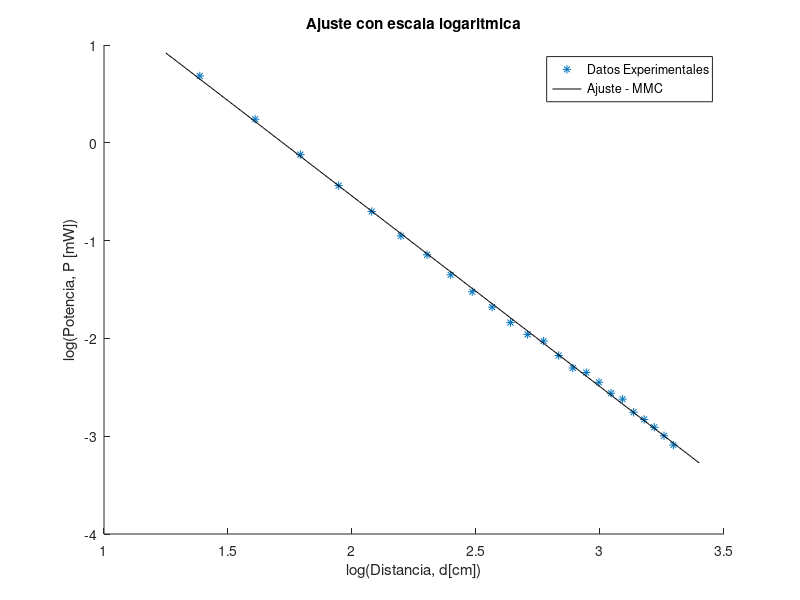

This figure's MATLAB source:
clear all; close all;
x = 4:1:27;
y = [1.981818182 1.272727273 0.886363636 0.645454545 0.495454545 0.386363636 0.318181818 0.259090909 0.218181818 0.186363636 0.159090909 0.140909091 0.131818182 0.113636364 0.1 0.095454545 0.086363636 0.077272727 0.072727273 0.063636364 0.059090909 0.054545455 0.05 0.045454545];

x = log(x);
y = log(y);

size(x)
size(y)
N = size(x)(2)

sxy = sum(x.*y);
sxx = sum(x.*x);
syy = sum(y.*y);
sx = sum(x);
sy = sum(y);
a = (((N)*(sxy))-((sx)*(sy)))/(((N)*(sxx))-((sx)*(sx)))
b = (((sxx)*(sy))-((sx)*(sxy)))/(((N)*(sxx))-((sx)*(sx)))
e = (y-((a*x)+b)).^2;
sei = sum(e);
incertidumbrea=sqrt((sei)/(N-2))*sqrt((N)/(((N)*(sxx))-((sx)*(sx))))
incertidumbreb=sqrt((sei)/(N-2))*sqrt((sxx)/(((N)*(sxx))-((sx)*(sx))))
r = (((N)*(sxy))-((sx)*(sy)))/(sqrt(((N)*(sxx))-((sx)*(sx)))*sqrt(((N)*(syy))-((sy)*(sy))))

c = polyfit(x,y,1)
xx = 1.25:0.01:3.4;
yy = polyval(c,xx);

hold on;

plot(x,y,'*')
plot(xx,yy,'-bk')
legend('Datos Experimentales','Ajuste - MMC') 
xlabel('log(Distancia, d[cm])');ylabel('log(Potencia, P [mW])');
title('Ajuste con escala logaritmica')
%x_err= ones(1,24)*-3
%errorbar(x,y,x_err)
%y_err= [1.1, 0.9, 0.7, 1.0, 0.7, 0.6, 1.0, 0.9, 0.5];
%errorbar(x,y_medidos,y_err)
hold off;
print -djpeg -r100 grafica_ajustelog.jpg
